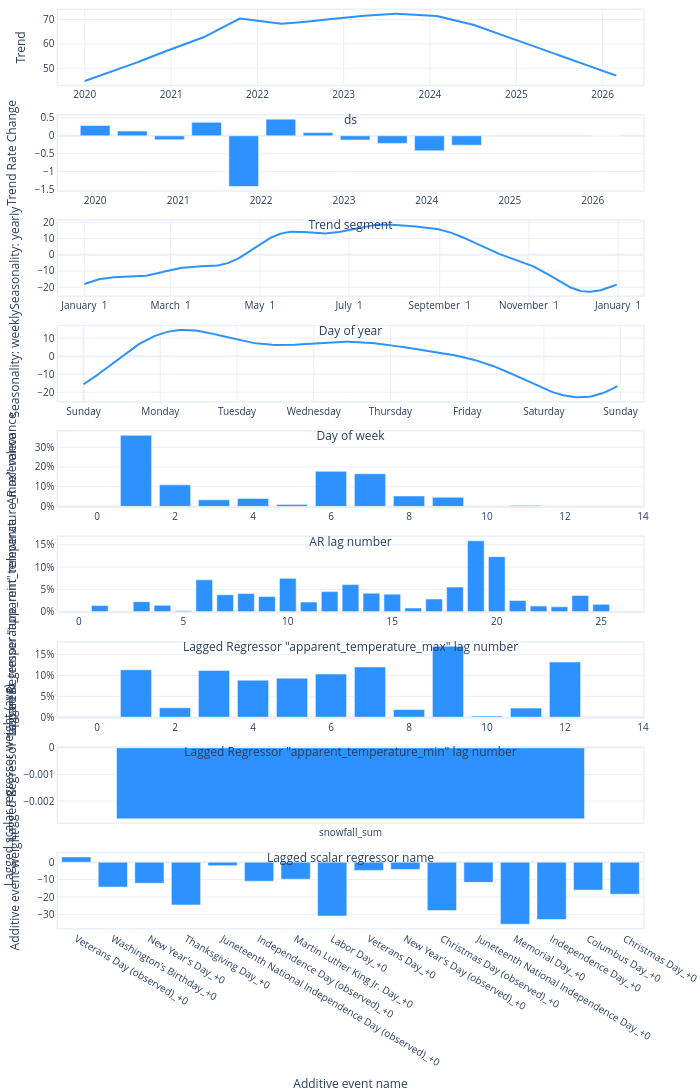

The notebook cell this image was saved under:
### Code cell
model.plot_parameters()

### Figure 1 — Plotly figure (JSON) as saved in the notebook; plotly's stock layout.template omitted (floating-point values rounded to 4 significant figures; data arrays with more than 128 entries replaced by an {"elided": "..."} marker saying what was removed)
{"data": [{"fill": "none", "line": {"color": "#2d92ff", "width": 2}, "mode": "lines", "name": "Trend", "type": "scatter", "x": {"elided": "2251 str values"}, "xaxis": "x", "y": {"elided": "2251 float values"}, "yaxis": "y"}, {"marker": {"color": "#2d92ff"}, "name": "Trend Rate Change", "type": "bar", "x": ["2020-01-01T00:00:00", "2020-06-12T15:16:21.818182", "2020-11-23T06:32:43.636364", "2021-05-05T21:49:05.454545", "2021-10-16T13:05:27.272727", "2022-03-29T04:21:49.090909", "2022-09-08T19:38:10.909091", "2023-02-19T10:54:32.727273", "2023-08-02T02:10:54.545455", "2024-01-12T17:27:16.363636", "2024-06-24T08:43:38.181818", "2026-02-28T00:00:00"], "xaxis": "x2", "y": [0.2879, 0.1326, -0.111, 0.3785, -1.42, 0.4671, 0.08986, -0.1172, -0.2127, -0.4191, -0.2623, 0], "yaxis": "y2"}, {"fill": "none", "line": {"color": "#2d92ff", "width": 2}, "mode": "lines", "name": "yearly", "type": "scatter", "x": {"elided": "365 str values"}, "xaxis": "x3", "y": {"elided": "365 float values"}, "yaxis": "y3"}, {"fill": "none", "line": {"color": "#2d92ff", "width": 2}, "mode": "lines", "name": "weekly", "type": "scatter", "x": {"elided": "168 int values"}, "xaxis": "x4", "y": {"elided": "168 float values"}, "yaxis": "y4"}, {"marker": {"color": "#2d92ff"}, "name": "AR", "type": "bar", "x": [12, 11, 10, 9, 8, 7, 6, 5, 4, 3, 2, 1], "xaxis": "x5", "y": [0.0003734, 0.004048, 0.0002202, 0.04636, 0.05262, 0.1655, 0.1779, 0.01019, 0.04002, 0.03338, 0.1091, 0.3602], "yaxis": "y5"}, {"marker": {"color": "#2d92ff"}, "name": "Lagged Regressor \"apparent_temperature_max\"", "type": "bar", "x": [25, 24, 23, 22, 21, 20, 19, 18, 17, 16, 15, 14, 13, 12, 11, 10, 9, 8, 7, 6, 5, 4, 3, 2, 1], "xaxis": "x6", "y": [0.01674, 0.03668, 0.01126, 0.01298, 0.02529, 0.1234, 0.1589, 0.05526, 0.02866, 0.008469, 0.03946, 0.04147, 0.0608, 0.04517, 0.02184, 0.07478, 0.03413, 0.04081, 0.03817, 0.07153, 0.002191, 0.01453, 0.02269, 0.0007955, 0.014], "yaxis": "y6"}, {"marker": {"color": "#2d92ff"}, "name": "Lagged Regressor \"apparent_temperature_min\"", "type": "bar", "x": [12, 11, 10, 9, 8, 7, 6, 5, 4, 3, 2, 1], "xaxis": "x7", "y": [0.1322, 0.02183, 0.002661, 0.1703, 0.01833, 0.1204, 0.1034, 0.09361, 0.08876, 0.1122, 0.02259, 0.1137], "yaxis": "y7"}, {"marker": {"color": "#2d92ff"}, "name": "Lagged scalar regressor", "type": "bar", "width": 0.8, "x": ["snowfall_sum"], "xaxis": "x8", "y": [-0.002664], "yaxis": "y8"}, {"marker": {"color": "#2d92ff"}, "name": "Additive event", "type": "bar", "width": 0.8, "x": ["Veterans Day (observed)_+0", "Washington's Birthday_+0", "New Year's Day_+0", "Thanksgiving Day_+0", "Juneteenth National Independence Day (observed)_+0", "Independence Day (observed)_+0", "Martin Luther King Jr. Day_+0", "Labor Day_+0", "Veterans Day_+0", "New Year's Day (observed)_+0", "Christmas Day (observed)_+0", "Juneteenth National Independence Day_+0", "Memorial Day_+0", "Independence Day_+0", "Columbus Day_+0", "Christmas Day_+0"], "xaxis": "x9", "y": [3.005, -14.26, -12.06, -24.51, -1.983, -10.92, -9.742, -30.83, -4.704, -4.219, -27.72, -11.57, -35.57, -32.89, -15.99, -18.34], "yaxis": "y9"}], "layout": {"autosize": true, "font": {"size": 10}, "height": 1890, "hovermode": "x unified", "margin": {"b": 0, "l": 0, "pad": 0, "r": 10, "t": 10}, "showlegend": false, "title": {"font": {"size": 12}}, "width": 700, "xaxis": {"anchor": "y", "domain": [0, 1], "linewidth": 1.5, "mirror": true, "range": ["2019-09-10T00:00:00", "2026-06-21T00:00:00"], "showline": true, "title": {"text": "ds"}, "type": "date"}, "xaxis2": {"anchor": "y2", "domain": [0, 1], "linewidth": 1.5, "mirror": true, "range": ["2019-07-21T08:43:38.181818", "2026-08-10T15:16:21.818182"], "showline": true, "title": {"text": "Trend segment"}, "type": "date"}, "xaxis3": {"anchor": "y3", "domain": [0, 1], "linewidth": 1.5, "mirror": true, "range": ["2016-12-14T00:00:00", "2018-01-18T00:00:00"], "showline": true, "tickformat": "%B %e", "title": {"text": "Day of year"}}, "xaxis4": {"anchor": "y4", "domain": [0, 1], "linewidth": 1.5, "mirror": true, "range": [-8, 175], "showline": true, "tickmode": "array", "ticktext": ["Sunday", "Monday", "Tuesday", "Wednesday", "Thursday", "Friday", "Saturday", "Sunday", "Sunday"], "tickvals": [0, 24, 48, 72, 96, 120, 144, 168, 192], "title": {"text": "Day of week"}}, "xaxis5": {"anchor": "y5", "domain": [0, 1], "linewidth": 1.5, "mirror": true, "range": [-1, 14], "showline": true, "title": {"text": "AR lag number"}}, "xaxis6": {"anchor": "y6", "domain": [0, 1], "linewidth": 1.5, "mirror": true, "range": [-1, 27], "showline": true, "title": {"text": "Lagged Regressor \"apparent_temperature_max\" lag number"}}, "xaxis7": {"anchor": "y7", "domain": [0, 1], "linewidth": 1.5, "mirror": true, "range": [-1, 14], "showline": true, "title": {"text": "Lagged Regressor \"apparent_temperature_min\" lag number"}}, "xaxis8": {"anchor": "y8", "domain": [0, 1], "linewidth": 1.5, "mirror": true, "showline": true, "title": {"text": "Lagged scalar regressor name"}}, "xaxis9": {"anchor": "y9", "domain": [0, 1], "linewidth": 1.5, "mirror": true, "showline": true, "title": {"text": "Additive event name"}}, "yaxis": {"anchor": "x", "domain": [0.9185, 1], "linewidth": 1.5, "mirror": true, "rangemode": "normal", "showline": true, "title": {"text": "Trend"}}, "yaxis2": {"anchor": "x2", "domain": [0.8037, 0.8852], "linewidth": 1.5, "mirror": true, "rangemode": "normal", "showline": true, "title": {"text": "Trend Rate Change"}}, "yaxis3": {"anchor": "x3", "domain": [0.6889, 0.7704], "linewidth": 1.5, "mirror": true, "rangemode": "normal", "showline": true, "title": {"text": "Seasonality: yearly"}}, "yaxis4": {"anchor": "x4", "domain": [0.5741, 0.6556], "linewidth": 1.5, "mirror": true, "rangemode": "normal", "showline": true, "title": {"text": "Seasonality: weekly"}}, "yaxis5": {"anchor": "x5", "domain": [0.4593, 0.5407], "linewidth": 1.5, "mirror": true, "rangemode": "normal", "showline": true, "tickformat": ",.0%", "title": {"text": "AR relevance"}}, "yaxis6": {"anchor": "x6", "domain": [0.3444, 0.4259], "linewidth": 1.5, "mirror": true, "rangemode": "normal", "showline": true, "tickformat": ",.0%", "title": {"text": "Lagged Regressor \"apparent_temperature_max\" relevance"}}, "yaxis7": {"anchor": "x7", "domain": [0.2296, 0.3111], "linewidth": 1.5, "mirror": true, "rangemode": "normal", "showline": true, "tickformat": ",.0%", "title": {"text": "Lagged Regressor \"apparent_temperature_min\" relevance"}}, "yaxis8": {"anchor": "x8", "domain": [0.1148, 0.1963], "linewidth": 1.5, "mirror": true, "rangemode": "normal", "showline": true, "title": {"text": "Lagged scalar regressor weight (avg)"}}, "yaxis9": {"anchor": "x9", "domain": [0, 0.08148], "linewidth": 1.5, "mirror": true, "rangemode": "normal", "showline": true, "title": {"text": "Additive event weight"}}}}
